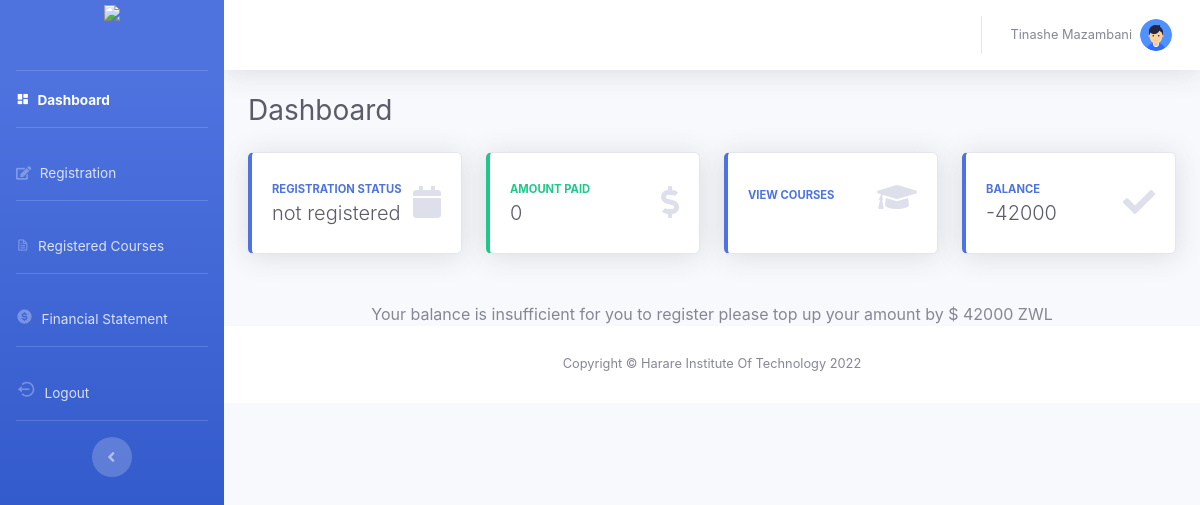
The page /student/student_dash.php (signed in) on the database its author committed.
### tables this page shows
CREATE TABLE `users` (
  `user_id` char(10) NOT NULL,
  `firstname` varchar(50) NOT NULL,
  `lastname` varchar(50) NOT NULL,
  `gender` char(1) NOT NULL,
  `email` varchar(255) DEFAULT NULL,
  `password` varchar(500) NOT NULL,
  `dept_code` char(10) NOT NULL,
  `role_id` int(11) NOT NULL,
  `part` char(10) NOT NULL,
  `uni_code` char(10) NOT NULL,
  `school_id` char(10) NOT NULL,
  `tec_id` int(11) NOT NULL DEFAULT 2,
  `reg_id` varchar(50) NOT NULL DEFAULT 'not registered',
  `fees` int(11) NOT NULL DEFAULT 0
);

### includes/validate.php (called while the page is built, shortened)
<?php
class Validate extends mysqli
{
    public $conn = null;
    public function __construct($conn)
    {
        $this->conn = $conn;
    }
    public function isNumRows($result)
    {
        if ($result->num_rows > 0) {
            return true;
        } else {
            return false;
        }
    }
    public function findUser($userEmail)
    {
        $user = null;
        $this->query = "SELECT * FROM users WHERE email = '$userEmail' OR user_id = '$userEmail'";
        $result = $this->conn->query($this->query);
        if ($this->isNumRows($result)) {
            $user = $result->fetch_assoc();
        } else {
            $this->errorMessage = "No user found for given email";
        }
        return $user;
    }
}

### student/student_dash.php (the view, shortened to what this page needs)
<?php
include "../includes/config.php";
$user = $finder->findUser($_SESSION['email']);
$fees_amount = $user['fees'];
$reg_status = $user['reg_id'];
$sql = "SELECT * FROM users where role_id = '1'";
$result = $conn->query($sql);
$row = $result->fetch_assoc();
$feesrequired = $row['fees'];
$balance = $fees_amount - $feesrequired;
?>
<!DOCTYPE html>
<html lang="en">
<head>
  <link rel="stylesheet" href="../assets/css/sb-admin-2.min.css">
  <link href='https://unpkg.com/boxicons@2.1.1/css/boxicons.min.css' rel='stylesheet'>
  <link rel="stylesheet" href="https://cdnjs.cloudflare.com/ajax/libs/font-awesome/5.15.3/css/all.min.css" />
</head>
<body id="page-top">
  <div id="wrapper">
    <ul class="navbar-nav bg-gradient-primary sidebar sidebar-dark accordion" id="accordionSidebar">
      <a class="sidebar-brand d-flex align-items-center justify-content-center" href="">
        <img src="https://www.hit.ac.zw/images/HIT_logo.png" height="60">
      </a>
      <hr class="sidebar-divider my-0">
      <li class="nav-item active">
        <a class="nav-link" href="student_dash.php">
          <i class="bx bxs-dashboard"></i>
          <span>Dashboard</span></a>
      </li>
      <hr class="sidebar-divider">
      <li class="nav-item">
        <a class="nav-link" href="fees_validate.php">
          <i class="fas fa-edit"></i>
          <span>Registration</span></a>
      </li>
      <hr class="sidebar-divider">
      <li class="nav-item">
        <a class="nav-link" href="reg_validation.php">
          <i class="bx bx-file"></i>
          <span>Registered Courses</span></a>
      </li>
      <hr class="sidebar-divider">
      <li class="nav-item">
        <a class="nav-link" href="Financial.php">
          <i style="font-size:17px;" class="bx bxs-dollar-circle"></i>
          <span>Financial Statement</span></a>
      </li>
      <hr class="sidebar-divider">
      <li class="nav-item">
        <a class="nav-link" href="../logout.php">
          <i style="font-size:20px;" class="bx bx-log-out-circle"></i>
          <span>Logout</span></a>
      </li>
      <hr class="sidebar-divider d-none d-md-block">
      <div class="text-center d-none d-md-inline">
        <button class="rounded-circle border-0" id="sidebarToggle"></button>
      </div>
    </ul>
    <div id="content-wrapper" class="d-flex flex-column">
      <div id="content">
        <nav class="navbar navbar-expand navbar-light bg-white topbar mb-4 static-top shadow">
          <ul class="navbar-nav ml-auto">
            <li class="nav-item dropdown no-arrow">
              <a class="nav-link dropdown-toggle" href="#" id="userDropdown" role="button" data-toggle="dropdown"
                aria-haspopup="true" aria-expanded="false">
                <span
                  class="mr-2 d-none d-lg-inline text-gray-600 small"><?php echo $user['firstname'] . " " . $user['lastname']; ?></span>
                <img class="img-profile rounded-circle" src="../assets/images/user.png">
              </a>
            </li>
          </ul>
        </nav>
        <div class="container-fluid">
          <div class="d-sm-flex align-items-center justify-content-between mb-4">
            <h1 class="h3 mb-0 text-gray-800">Dashboard</h1>
          </div>
          <div class="row">
            <div class="col-xl-3 col-md-6 mb-4">
              <div class="card border-left-primary shadow h-100 py-2">
                <div class="card-body">
                  <div class="row no-gutters align-items-center">
                    <div class="col mr-2">
                      <div class="text-xs font-weight-bold text-primary text-uppercase mb-1">
                        Registration Status</div>
                      <div class="h5 mb-0 font-weight-light text-gray-800"><?php echo $reg_status ?></div>
                    </div>
                    <div class="col-auto">
                      <i class="fas fa-calendar fa-2x text-gray-300"></i>
                    </div>
                  </div>
                </div>
              </div>
            </div>
            <div class="col-xl-3 col-md-6 mb-4">
              <div class="card border-left-success shadow h-100 py-2">
                <div class="card-body">
                  <div class="row no-gutters align-items-center">
                    <div class="col mr-2">
                      <div class="text-xs font-weight-bold text-success text-uppercase mb-1">
                        Amount Paid</div>
                      <div class="h5 mb-0 font-weight-light text-gray-800"><?php echo $fees_amount ?></div>
                    </div>
                    <div class="col-auto">
                      <i class="fas fa-dollar-sign fa-2x text-gray-300"></i>
                    </div>
                  </div>
                </div>
              </div>
            </div>
            <div class="col-xl-3 col-md-6 mb-4">
              <div class="card border-left-primary shadow h-100 py-2">
                <div class="card-body">
                  <div class="row no-gutters align-items-center">
                    <div class="col mr-2">
                      <div class="text-xs font-weight-bold text-primary text-uppercase mb-1"><a href="reg_validation.php">View
                          Courses</a></div>
                    </div>
                    <div class="col-auto">
                      <i class="fas fa-graduation-cap fa-2x text-gray-300"></i>
                    </div>
                  </div>
                </div>
              </div>
            </div>
            <div class="col-xl-3 col-md-6 mb-4">
              <div class="card border-left-primary shadow h-100 py-2">
                <div class="card-body">
                  <div class="row no-gutters align-items-center">
                    <div class="col mr-2">
                      <div class="text-xs font-weight-bold text-primary text-uppercase mb-1"><a
                          href="regval.php">Balance
                        </a></div>
                      <div class="h5 mb-0 font-weight-light text-gray-800"><?php echo $balance; ?></div>
                    </div>
                    <div class="col-auto">
                      <i class="fas fa-check fa-2x text-gray-300"></i>
                    </div>
                  </div>
                </div>
              </div>
            </div>
            <div class="container">
              <?php if ($reg_status == "registered") {
                echo '<br>';
                echo '<div class="text-center">You are already registered</div>';
              } else if ($balance < 0) {
                echo '<br>';
                echo '<div class="text-center">Your balance is insufficient for you to register please top up your amount by $ ' . abs($balance) . ' ZWL</div>';
              } else {
                echo '<br>';
                echo '<div class="text-center">You can proceed to Register</div>';
              }
              ?>
            </div>
          </div>
        </div>
        <footer class="sticky-footer bg-white">
          <div class="container my-auto">
            <div class="copyright text-center my-auto">
              <span>Copyright &copy; Harare Institute Of Technology 2022</span>
            </div>
          </div>
        </footer>
      </div>
    </div>
</body>
</html>

### rows shown on the page
users: firstname "Tinashe", lastname "Mazambani", reg "not registered", fees "0"

### other values the page prints
$balance "-42000"
abs($balance) "42000"
